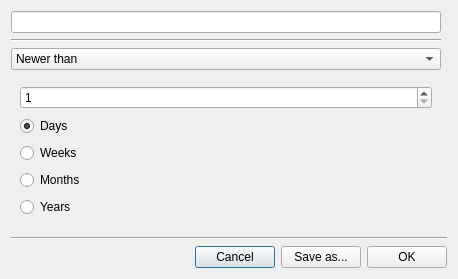
<?xml version="1.0" encoding="UTF-8"?>
<ui version="4.0">
 <class>GUI_DateSearchConfig</class>
 <widget class="QDialog" name="GUI_DateSearchConfig">
  <property name="geometry">
   <rect>
    <x>0</x>
    <y>0</y>
    <width>458</width>
    <height>279</height>
   </rect>
  </property>
  <property name="windowTitle">
   <string>Edit Filter</string>
  </property>
  <layout class="QGridLayout" name="gridLayout_4">
   <item row="2" column="0">
    <widget class="QComboBox" name="comboBox">
     <item>
      <property name="text">
       <string>Newer than</string>
      </property>
     </item>
     <item>
      <property name="text">
       <string>Older than</string>
      </property>
     </item>
     <item>
      <property name="text">
       <string>Between</string>
      </property>
     </item>
    </widget>
   </item>
   <item row="4" column="0" colspan="2">
    <widget class="Line" name="line_2">
     <property name="orientation">
      <enum>Qt::Horizontal</enum>
     </property>
    </widget>
   </item>
   <item row="0" column="0">
    <widget class="QLineEdit" name="le_title">
     <property name="text">
      <string/>
     </property>
    </widget>
   </item>
   <item row="5" column="0" colspan="2">
    <layout class="QHBoxLayout" name="horizontalLayout">
     <item>
      <spacer name="horizontalSpacer">
       <property name="orientation">
        <enum>Qt::Horizontal</enum>
       </property>
       <property name="sizeHint" stdset="0">
        <size>
         <width>40</width>
         <height>20</height>
        </size>
       </property>
      </spacer>
     </item>
     <item>
      <widget class="QPushButton" name="btn_cancel">
       <property name="text">
        <string notr="true">Cancel</string>
       </property>
      </widget>
     </item>
     <item>
      <widget class="QPushButton" name="btn_save_as">
       <property name="text">
        <string notr="true">Save as...</string>
       </property>
      </widget>
     </item>
     <item>
      <widget class="QPushButton" name="btn_ok">
       <property name="text">
        <string>OK</string>
       </property>
      </widget>
     </item>
    </layout>
   </item>
   <item row="3" column="0">
    <widget class="QStackedWidget" name="stackedWidget">
     <property name="currentIndex">
      <number>0</number>
     </property>
     <widget class="QWidget" name="page">
      <layout class="QGridLayout" name="gridLayout_5">
       <item row="2" column="1">
        <widget class="QRadioButton" name="rb_nt_weeks">
         <property name="text">
          <string notr="true">Weeks</string>
         </property>
         <attribute name="buttonGroup">
          <string notr="true">buttonGroup</string>
         </attribute>
        </widget>
       </item>
       <item row="4" column="1">
        <widget class="QRadioButton" name="rb_nt_years">
         <property name="text">
          <string notr="true">Years</string>
         </property>
         <attribute name="buttonGroup">
          <string notr="true">buttonGroup</string>
         </attribute>
        </widget>
       </item>
       <item row="1" column="1">
        <widget class="QRadioButton" name="rb_nt_days">
         <property name="text">
          <string notr="true">Days</string>
         </property>
         <property name="checked">
          <bool>true</bool>
         </property>
         <attribute name="buttonGroup">
          <string notr="true">buttonGroup</string>
         </attribute>
        </widget>
       </item>
       <item row="3" column="1">
        <widget class="QRadioButton" name="rb_nt_months">
         <property name="text">
          <string notr="true">Months</string>
         </property>
         <attribute name="buttonGroup">
          <string notr="true">buttonGroup</string>
         </attribute>
        </widget>
       </item>
       <item row="0" column="1">
        <widget class="QSpinBox" name="sb_nt">
         <property name="minimum">
          <number>1</number>
         </property>
         <property name="maximum">
          <number>120</number>
         </property>
        </widget>
       </item>
      </layout>
     </widget>
     <widget class="QWidget" name="page_2">
      <layout class="QGridLayout" name="gridLayout">
       <item row="1" column="1">
        <widget class="QRadioButton" name="rb_ot_days">
         <property name="text">
          <string notr="true">Days</string>
         </property>
         <property name="checked">
          <bool>true</bool>
         </property>
         <attribute name="buttonGroup">
          <string notr="true">buttonGroup_2</string>
         </attribute>
        </widget>
       </item>
       <item row="3" column="1">
        <widget class="QRadioButton" name="rb_ot_months">
         <property name="text">
          <string notr="true">Months</string>
         </property>
         <attribute name="buttonGroup">
          <string notr="true">buttonGroup_2</string>
         </attribute>
        </widget>
       </item>
       <item row="4" column="1">
        <widget class="QRadioButton" name="rb_ot_years">
         <property name="text">
          <string notr="true">Years</string>
         </property>
         <attribute name="buttonGroup">
          <string notr="true">buttonGroup_2</string>
         </attribute>
        </widget>
       </item>
       <item row="2" column="1">
        <widget class="QRadioButton" name="rb_ot_weeks">
         <property name="text">
          <string notr="true">Weeks</string>
         </property>
         <attribute name="buttonGroup">
          <string notr="true">buttonGroup_2</string>
         </attribute>
        </widget>
       </item>
       <item row="0" column="1">
        <widget class="QSpinBox" name="sb_ot">
         <property name="minimum">
          <number>1</number>
         </property>
         <property name="maximum">
          <number>120</number>
         </property>
        </widget>
       </item>
      </layout>
     </widget>
     <widget class="QWidget" name="page_3">
      <layout class="QGridLayout" name="gridLayout_6">
       <item row="3" column="3">
        <widget class="QRadioButton" name="rb_bwt_months">
         <property name="text">
          <string notr="true">Months</string>
         </property>
         <attribute name="buttonGroup">
          <string notr="true">buttonGroup_3</string>
         </attribute>
        </widget>
       </item>
       <item row="4" column="1">
        <widget class="QRadioButton" name="rb_bwf_years">
         <property name="text">
          <string notr="true">Years</string>
         </property>
         <attribute name="buttonGroup">
          <string notr="true">buttonGroup_4</string>
         </attribute>
        </widget>
       </item>
       <item row="3" column="1">
        <widget class="QRadioButton" name="rb_bwf_months">
         <property name="text">
          <string notr="true">Months</string>
         </property>
         <attribute name="buttonGroup">
          <string notr="true">buttonGroup_4</string>
         </attribute>
        </widget>
       </item>
       <item row="2" column="3">
        <widget class="QRadioButton" name="rb_bwt_weeks">
         <property name="text">
          <string notr="true">Weeks</string>
         </property>
         <attribute name="buttonGroup">
          <string notr="true">buttonGroup_3</string>
         </attribute>
        </widget>
       </item>
       <item row="1" column="3">
        <widget class="QRadioButton" name="rb_bwt_days">
         <property name="text">
          <string notr="true">Days</string>
         </property>
         <property name="checked">
          <bool>true</bool>
         </property>
         <attribute name="buttonGroup">
          <string notr="true">buttonGroup_3</string>
         </attribute>
        </widget>
       </item>
       <item row="2" column="1">
        <widget class="QRadioButton" name="rb_bwf_weeks">
         <property name="text">
          <string notr="true">Weeks</string>
         </property>
         <attribute name="buttonGroup">
          <string notr="true">buttonGroup_4</string>
         </attribute>
        </widget>
       </item>
       <item row="1" column="1">
        <widget class="QRadioButton" name="rb_bwf_days">
         <property name="text">
          <string notr="true">Days</string>
         </property>
         <property name="checked">
          <bool>true</bool>
         </property>
         <attribute name="buttonGroup">
          <string notr="true">buttonGroup_4</string>
         </attribute>
        </widget>
       </item>
       <item row="4" column="3">
        <widget class="QRadioButton" name="rb_bwt_years">
         <property name="text">
          <string notr="true">Years</string>
         </property>
         <attribute name="buttonGroup">
          <string notr="true">buttonGroup_3</string>
         </attribute>
        </widget>
       </item>
       <item row="0" column="1">
        <widget class="QSpinBox" name="sb_bwf">
         <property name="minimum">
          <number>1</number>
         </property>
         <property name="maximum">
          <number>120</number>
         </property>
        </widget>
       </item>
       <item row="0" column="3">
        <widget class="QSpinBox" name="sb_bwt">
         <property name="minimum">
          <number>1</number>
         </property>
         <property name="maximum">
          <number>120</number>
         </property>
        </widget>
       </item>
      </layout>
     </widget>
    </widget>
   </item>
   <item row="1" column="0">
    <widget class="Line" name="line">
     <property name="orientation">
      <enum>Qt::Horizontal</enum>
     </property>
    </widget>
   </item>
  </layout>
 </widget>
 <resources/>
 <connections>
  <connection>
   <sender>comboBox</sender>
   <signal>activated(int)</signal>
   <receiver>stackedWidget</receiver>
   <slot>setCurrentIndex(int)</slot>
   <hints>
    <hint type="sourcelabel">
     <x>339</x>
     <y>42</y>
    </hint>
    <hint type="destinationlabel">
     <x>339</x>
     <y>103</y>
    </hint>
   </hints>
  </connection>
 </connections>
 <buttongroups>
  <buttongroup name="buttonGroup_2"/>
  <buttongroup name="buttonGroup_3"/>
  <buttongroup name="buttonGroup_4"/>
  <buttongroup name="buttonGroup"/>
 </buttongroups>
</ui>
